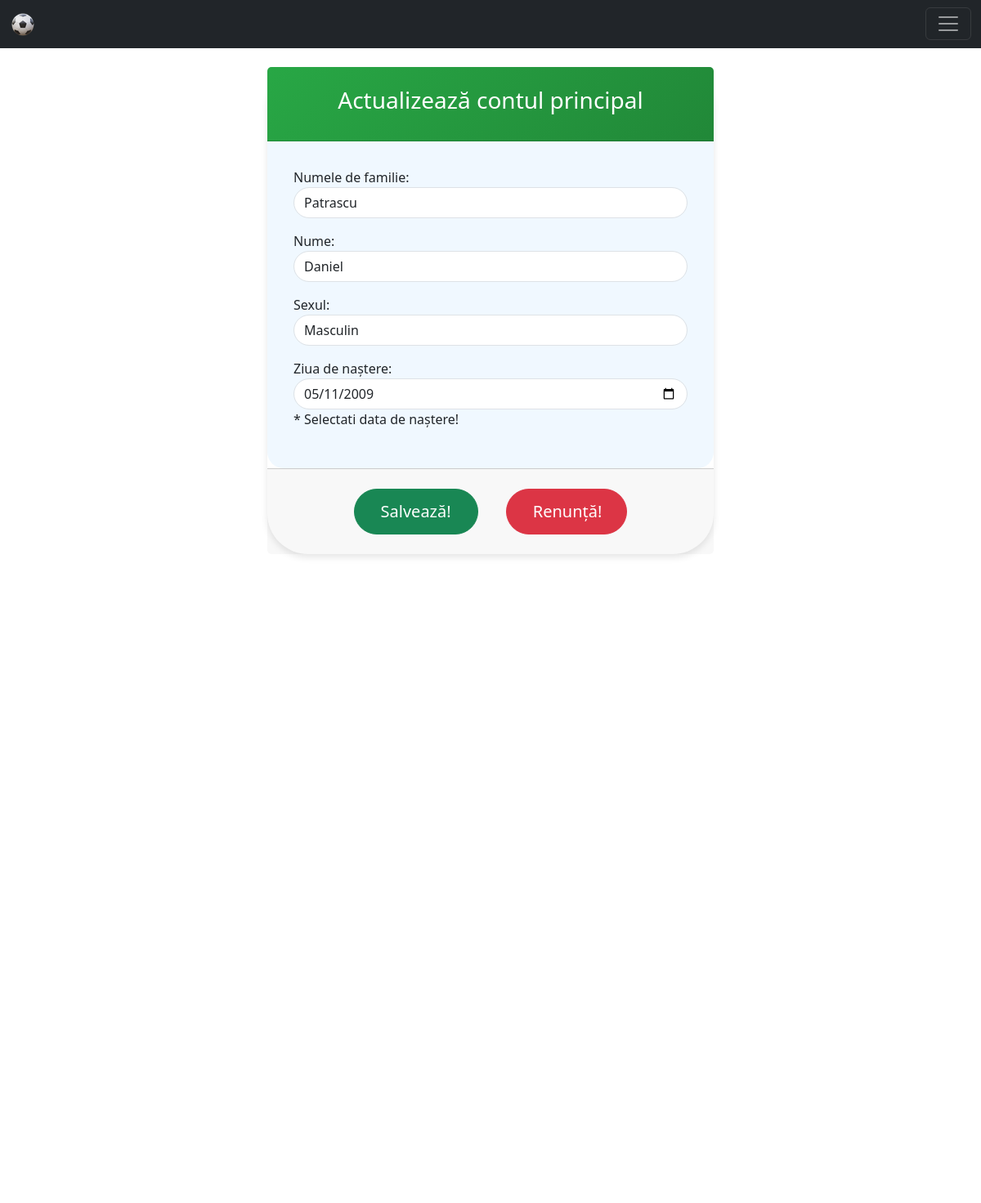
Page /update-user/1/ on the committed database.
### home/models.py (models this page shows, shortened)
class CustomUserModel(AbstractUser):
    gender_options = (
        ('male', 'Masculin'),
        ('female', 'Feminin'),
        ('other', 'As prefera sa nu raspund'),
    )
    gender = models.CharField(max_length=6, choices=gender_options, null=True)
    birth_day = models.DateField(null=True)
    wins = models.PositiveIntegerField(default=0)
    losses = models.PositiveIntegerField(default=0)

### home/views.py (the view)
# urls.py: path('update-user/<int:pk>/', views.UserUpdateView.as_view(), name='update_user'),
class UserUpdateView(UpdateView):
    template_name = 'registration/user/update_user.html'
    model = CustomUserModel
    form_class = CustomUserUpdateForm
    success_url = reverse_lazy('home_page')

### templates/registration/user/update_user.html (shortened to what this page needs)
{% extends 'base.html' %}
{% load static %}
{% block content %}
    {% include 'navbar.html' %}
    <div class="container container-custom" style="padding-top: 50px">
        <div class="row justify-content-center">
            <div class="col-md-8 col-lg-6">
                <div class="card card-custom">
                    <div class="card-header card-header-custom text-center">
                        <h3>Actualizează contul principal</h3>
                    </div>
                    <form method="post">
                        <div class="card-body card-body-custom">
                            {{ form.as_p }}
                        </div>
                        <div class="card-footer text-center py-4">
                            <button type="submit" class="btn btn-success btn-lg btn-custom">Salvează!</button>
                            <a href="{% url 'home_page' %}" class="btn btn-danger btn-lg btn-custom"
                               style="padding-right: 30px; margin-left: 30px;">Renunță!</a>
                        </div>
                    </form>
                </div>
            </div>
        </div>
    </div>
{% endblock %}

### templates/registration/user/update_user.html (style rules this page uses)
.card-custom { border: none; border-radius: 50px; box-shadow: 0 4px 8px rgba(0, 0, 0, 0.1); }
.card-header-custom { background: linear-gradient(135deg, #28a745, #218838); border-top-left-radius: 30px; border-top-right-radius: 30px; color: white; padding: 1.5rem; }
.card-body-custom { background-color: #f0f8ff; padding: 2rem; border-bottom-left-radius: 20px; border-bottom-right-radius: 20px; }
.form-control, .btn-custom { border-radius: 50px; }
.btn-custom { padding: 0.75rem 2rem; font-size: 1.25rem; }
.container-custom { margin-top: 2rem; margin-bottom: 3rem; }

### rows in the picture
CustomUserModel: first_name "Patrascu", last_name "Daniel", gender "Masculin", birth_day "05/11/2009"
